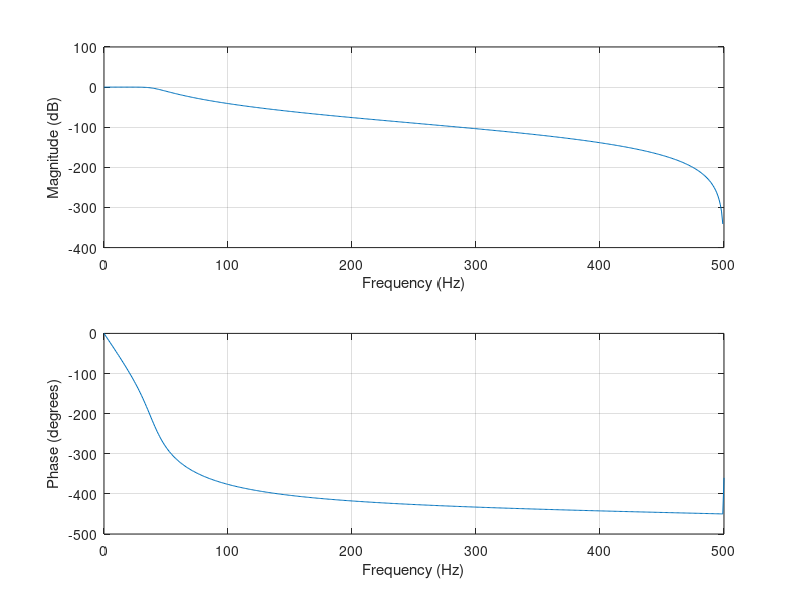

This chart was generated by the following MATLAB code:
wa = 500;
wp = 40/500;
ws = 150/wa;
[n,wn] = buttord(wp,ws,3,60); %wn freq de corte
[b,a] = butter(n,wn);
freqz(b,a,512,1000);
tf(b,a)
